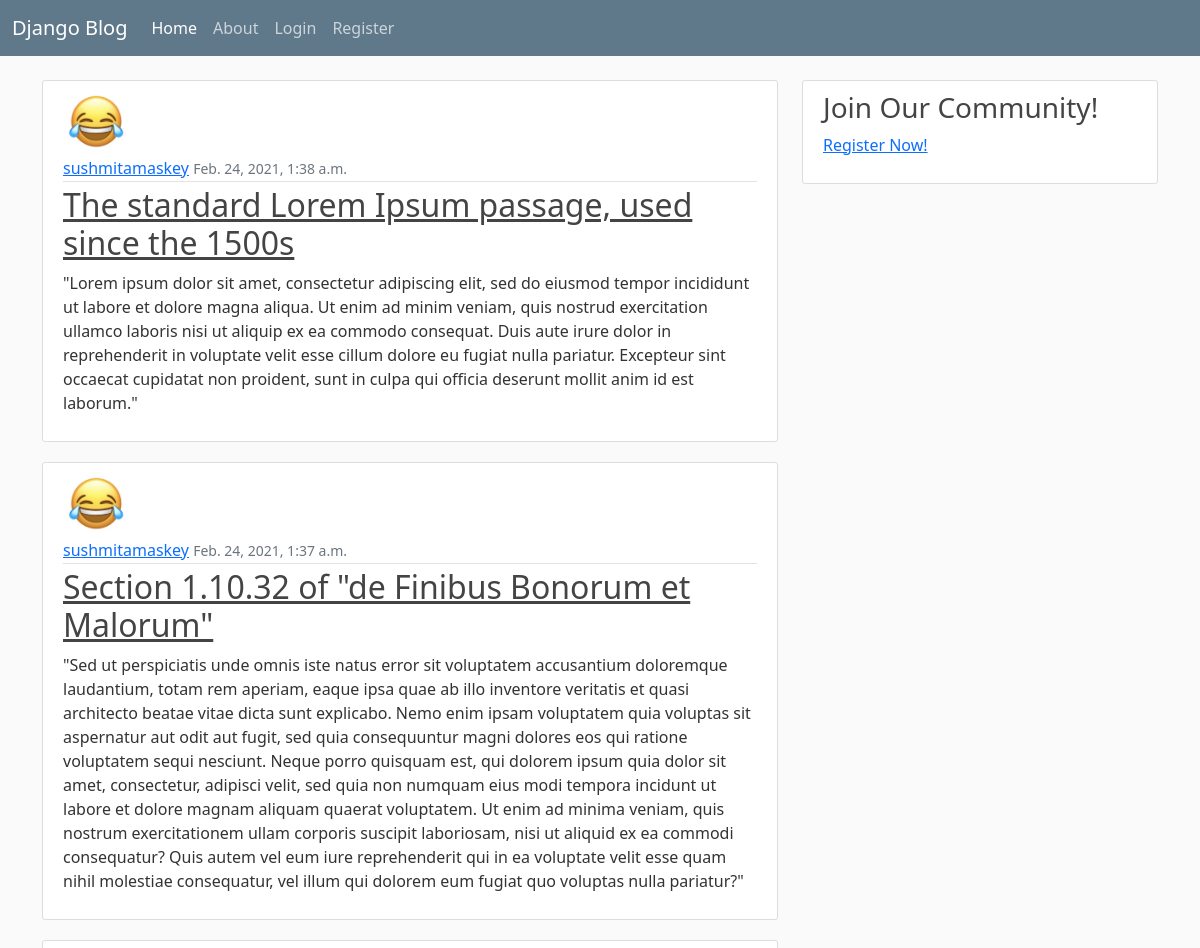
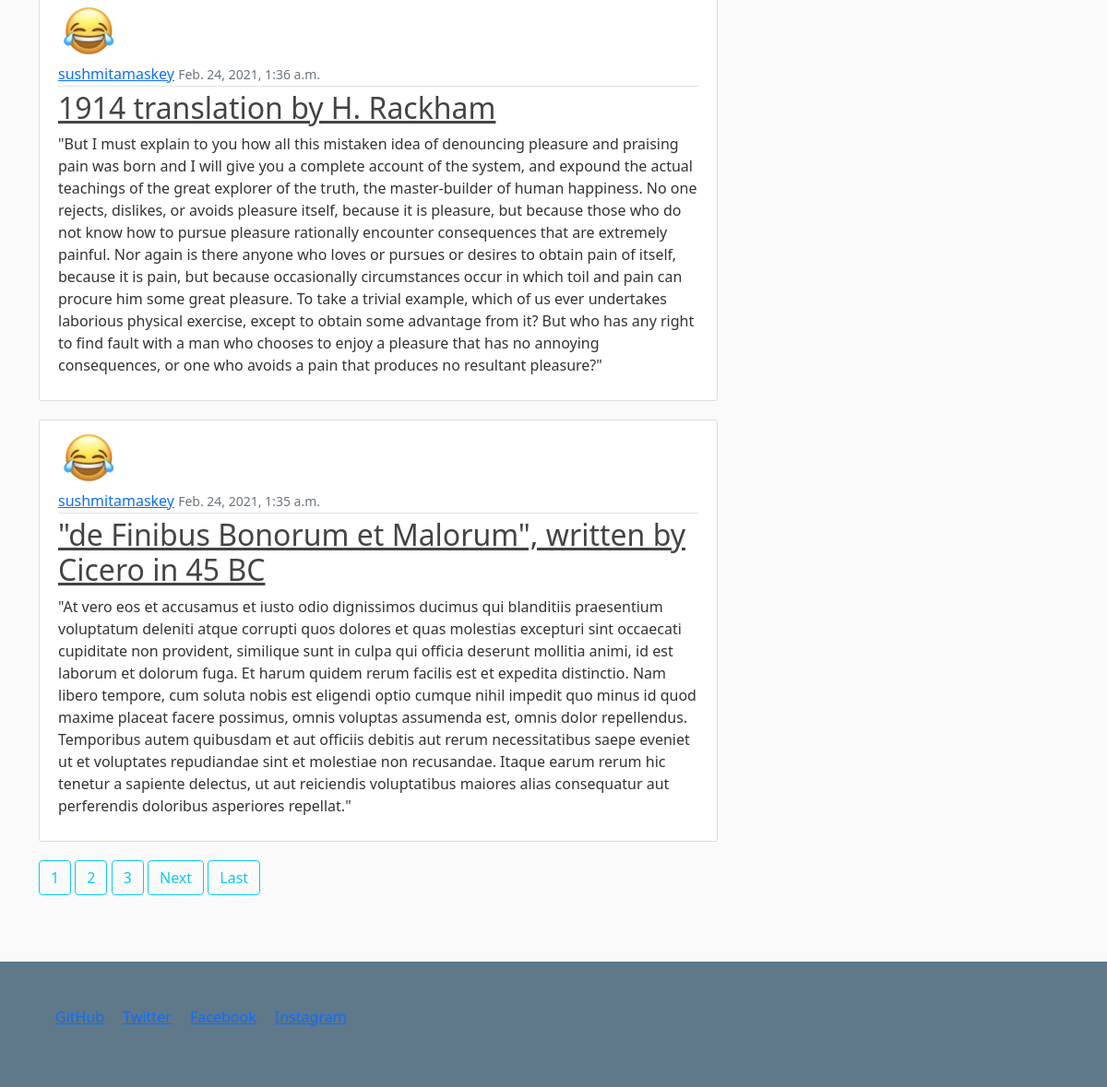
The page / on the database its author committed (2 pictures, top to bottom).
### blog/models.py (models this page shows, shortened)
class Post(models.Model):
    title = models.CharField(max_length=100)
    content = models.TextField()
    date_posted = models.DateTimeField(default=timezone.now)
    author = models.ForeignKey(User, on_delete=models.CASCADE)

### users/models.py (models this page shows, shortened)
class Profile(models.Model):
    user = models.OneToOneField(User, on_delete=models.CASCADE)
    image = models.ImageField(default='default.jpg', upload_to='profile_pics')

### blog/views.py (the view)
# urls.py: path('', PostListView.as_view(), name='blog-home'),
class PostListView(ListView):
    model = Post
    template_name = 'blog/home.html'  # default: appname/modelname_list.html
    context_object_name = 'posts'
    ordering = ['-date_posted']
    paginate_by = 4

### blog/templates/blog/home.html (shortened to what this page needs)
{%  extends 'blog/base.html' %}
{% block content %}
{% for post in posts %}
<article class="media content-section">
    <img class='rounded-circle article-img' src="{{post.author.profile.image.url }}" alt="">
    <div class="media-body">
        <div class="article-metadata">
            <a class="mr-2" href="{% url 'user-post-detail' post.author.username %}">{{ post.author }}</a>
            <small class="text-muted">{{ post.date_posted}}</small>
        </div>
        <h2><a class="article-title" href="{% url 'post-detail' post.id %}">{{ post.title }}</a></h2>
        <p class="article-content">{{ post.content }}</p>
    </div>
</article>
{% endfor %}
{% if is_paginated %}
    {% for num in page_obj.paginator.page_range %}
        {% if page_obj.number == num %}
            <a href="?page={{ num }}" class="btn btn-outline-info mb-4">{{ num }} </a>
        {% elif num > page_obj.number|add:'-3' and num < page_obj.number|add:'3' %}
            <a href="?page={{ num }}" class="btn btn-outline-info mb-4">{{ num }} </a>
        {% endif %}
    {% endfor %}
    {% if page_obj.has_next %}
        <a href="?post={{page_obj.next_page_number }} " class="btn btn-outline-info mb-4">Next</a>
        <a href="?post={{post_obj.paginator.num_pages}}" class="btn btn-outline-info mb-4">Last</a>
    {% endif %}
{% endif %}
{% endblock content %}

### blog/templates/blog/base.html (shortened to what this page needs)
<!doctype html>
{% load static %}
<html lang="en">
<head>
    <link href="https://cdn.jsdelivr.net/npm/bootstrap@5.0.0-beta2/dist/css/bootstrap.min.css" rel="stylesheet"
>
    <link rel="stylesheet" href="{% static 'blog/main.css' %}">
</head>
<body>
<header class="site-header">
    <nav class="navbar navbar-expand-lg navbar-dark bg-steel fixed-top">
        <div class="container-fluid">
            <a class="navbar-brand" href="{% url 'blog-home' %}">Django Blog</a>
            <div class="collapse navbar-collapse" id="navbarNav">
                <ul class="navbar-nav">
                    <li class="nav-item">
                        <a class="nav-link active" aria-current="page" href="{% url 'blog-home' %}">Home</a>
                    </li>
                    <li class="nav-item">
                        <a class="nav-link" href="{% url 'blog-about' %}">About</a>
                    </li>
                    {% if user.is_authenticated %}
                    <li class="nav-item justify-content-end">
                        <a class="nav-link" href="{% url 'profile' %}">Profile</a>
                    </li>
                    <li class="nav-item justify-content-end">
                        <a class="nav-link" href="{% url 'post-create' %}">Create Blog</a>
                    </li>
                    <li class="nav-item justify-content-end">
                        <a class="nav-link" href="{% url 'logout' %}">logout</a>
                    </li>
                    {% else %}
                    <li class="nav-item justify-content-end">
                        <a class="nav-link" href="{% url 'login' %}">Login</a>
                    </li>
                    <li class="nav-item ">
                        <a class="nav-link" href="{% url 'register' %}">Register</a>
                    </li>
                    {% endif %}
                </ul>
            </div>
        </div>
    </nav>
</header>
<main role="main" class="container">
    <div class="row">
        <div class="col-md-8">
            {% block content %}{% endblock %}
        </div>
        <div class="col-md-4">
            <div class="content-section">
                <h3>Join Our Community!</h3>
                <p class='text-muted'><a href="#">Register Now!</a>
                </p>
            </div>
        </div>
    </div>
</main>
<footer class="bd-footer p-3 p-md-5 mt-5 bg-steel text-center text-sm-start ">
    <div class="container">
        <ul class="bd-footer-links ps-0 mb-3">
            <li class="d-inline-block"><a href="https://github.com/">GitHub</a></li>
            <li class="d-inline-block ms-3"><a href="https://twitter.com/">Twitter</a></li>
            <li class="d-inline-block ms-3"><a href="https://www.facebook.com/">Facebook</a></li>
            <li class="d-inline-block ms-3"><a href="https://www.instagram.com/">Instagram</a></li>
        </ul>
    </div>
</footer>
</body>
</html>

### blog/static/blog/main.css (style rules this page uses)
body { background: #fafafa; color: #333333; margin-top: 5rem; }
h1, h2, h3, h4, h5, h6 { color: #444444; }
ul { margin: 0; }
.bg-steel { background-color: #5f788a; }
.site-header .navbar-nav .nav-link { color: #cbd5db; }
.site-header .navbar-nav .nav-link.active { font-weight: 500; }
.content-section { background: #ffffff; padding: 10px 20px; border: 1px solid #dddddd; border-radius: 3px; margin-bottom: 20px; }
.article-title { color: #444444; }
.article-content { white-space: pre-line; }
.article-img { height: 65px; width: 65px; margin-right: 16px; }
.article-metadata { padding-bottom: 1px; margin-bottom: 4px; border-bottom: 1px solid #e3e3e3 }

### rows shown on the page
Post: author.profile.image (placeholder picture), author "sushmitamaskey", date_posted "Feb. 24, 2021, 1:38 a.m.", title "The standard Lorem Ipsum passage, used since the 1500s", content "\"Lorem ipsum dolor sit amet, consectetur adipiscing elit, sed do eiusmod tempor incididunt ut labore et dolore magna aliqua. Ut enim ad minim veniam, quis nostrud exercitation ullamco laboris nisi ut aliquip ex ea commodo consequat. Duis aute irure dolor in reprehenderit in voluptate velit esse cillum dolore eu fugiat nulla pariatur. Excepteur sint occaecat cupidatat non proident, sunt in culpa qui officia deserunt mollit anim id est laborum.\""
Post: author.profile.image (placeholder picture), author "sushmitamaskey", date_posted "Feb. 24, 2021, 1:37 a.m.", title "Section 1.10.32 of \"de Finibus Bonorum et Malorum\"", content "\"Sed ut perspiciatis unde omnis iste natus error sit voluptatem accusantium doloremque laudantium, totam rem aperiam, eaque ipsa quae ab illo inventore veritatis et quasi architecto beatae vitae dicta sunt explicabo. Nemo enim ipsam voluptatem quia voluptas sit aspernatur aut odit aut fugit, sed quia consequuntur magni dolores eos qui ratione voluptatem sequi nesciunt. Neque porro quisquam est, qui dolorem ipsum quia dolor sit amet, consectetur, adipisci velit, sed quia non numquam eius modi tempora incidunt ut labore et dolore magnam aliquam quaerat voluptatem. Ut enim ad minima veniam, quis nostrum exercitationem ullam corporis suscipit laboriosam, nisi ut aliquid ex ea commodi…"
Post: author.profile.image (placeholder picture), author "sushmitamaskey", date_posted "Feb. 24, 2021, 1:36 a.m.", title "1914 translation by H. Rackham", content "\"But I must explain to you how all this mistaken idea of denouncing pleasure and praising pain was born and I will give you a complete account of the system, and expound the actual teachings of the great explorer of the truth, the master-builder of human happiness. No one rejects, dislikes, or avoids pleasure itself, because it is pleasure, but because those who do not know how to pursue pleasure rationally encounter consequences that are extremely painful. Nor again is there anyone who loves or pursues or desires to obtain pain of itself, because it is pain, but because occasionally circumstances occur in which toil and pain can procure him some great pleasure. To take a trivial example,…"
Post: author.profile.image (placeholder picture), author "sushmitamaskey", date_posted "Feb. 24, 2021, 1:35 a.m.", title "\"de Finibus Bonorum et Malorum\", written by Cicero in 45 BC", content "\"At vero eos et accusamus et iusto odio dignissimos ducimus qui blanditiis praesentium voluptatum deleniti atque corrupti quos dolores et quas molestias excepturi sint occaecati cupiditate non provident, similique sunt in culpa qui officia deserunt mollitia animi, id est laborum et dolorum fuga. Et harum quidem rerum facilis est et expedita distinctio. Nam libero tempore, cum soluta nobis est eligendi optio cumque nihil impedit quo minus id quod maxime placeat facere possimus, omnis voluptas assumenda est, omnis dolor repellendus. Temporibus autem quibusdam et aut officiis debitis aut rerum necessitatibus saepe eveniet ut et voluptates repudiandae sint et molestiae non recusandae. Itaque…"

### other values the page prints
{{ num }} "1"
{{ num }} "2" "3"
